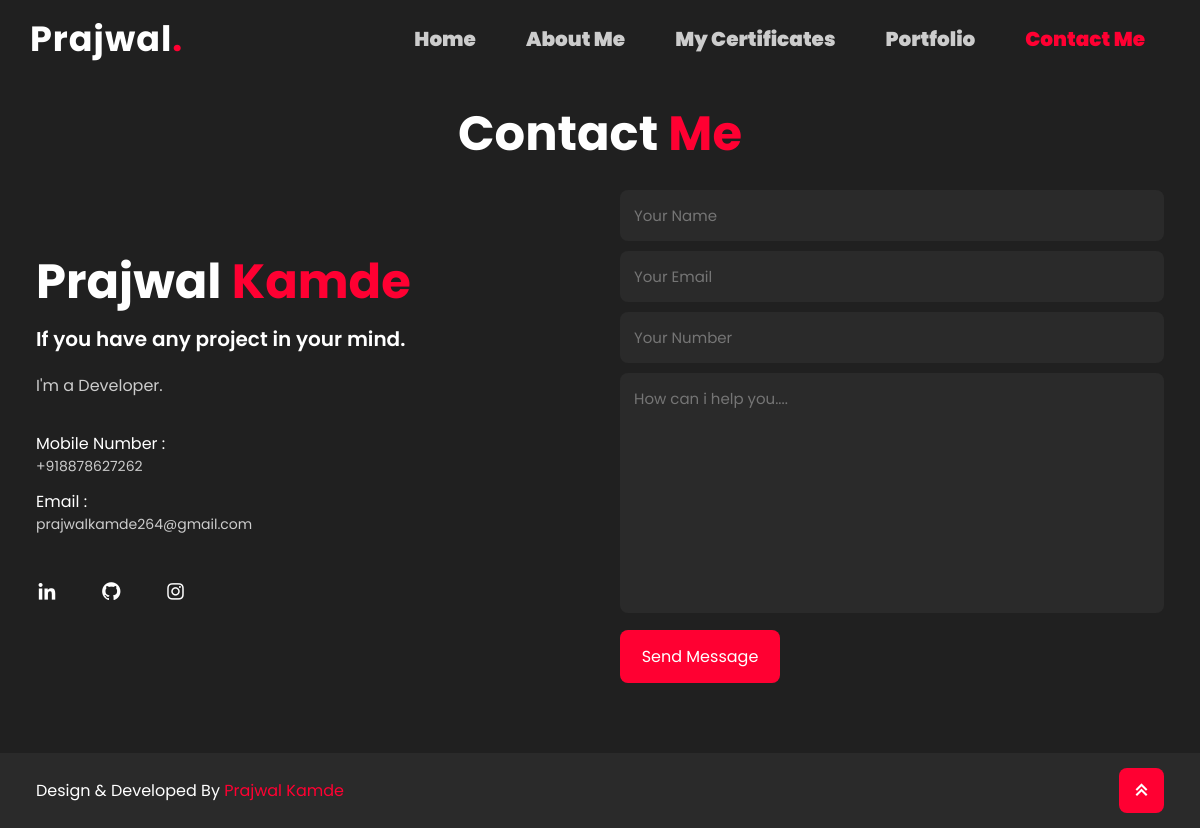
The app's page /contact with its own data.
### App/models.py (models this page shows, shortened)
class Template(models.Model):
    logo = models.CharField(max_length=50)
    full_name = models.CharField(max_length=100)
    phone = models.IntegerField()
    email = models.EmailField(max_length=254)
    footer = models.CharField(max_length=50, null=True, default="Design By ")
    footer_hero = models.CharField(max_length=50, null=True, default=full_name)
    date = models.DateField(auto_now_add=True)
    class Meta:
        verbose_name = ("Template")
        verbose_name_plural = ("Templates")

class Social(models.Model):
    name = models.CharField(max_length=50)
    icon = models.CharField(max_length=100)
    link = models.CharField(max_length=300)
    class Meta:
        verbose_name = ("Social")
        verbose_name_plural = ("Socials")

### App/views.py (the view, shortened to what this page needs)
# urls.py: path("contact",Contact_page,name="contact"),
def Contact_page(request):
    template = Template.objects.last()
    social = Social.objects.all()
    data = {
        'template': template,
        'social' :social,
        'navbar':'page5'
    }
    return render(request, "frontend/contact.html", data)

### templates/frontend/contact.html (shortened to what this page needs)
{% extends "master.html" %}
{% load static %}
{% block body %}
    <section class="contact-page" id="contact">
        <h2 class="page-text">Contact <span>Me</span></h2>
        <div class="contact">
        <div class="contact-text">
            <h2>Prajwal <span>Kamde</span></h2>
            <h4>If you have any project in your mind.</h4>
            <p>I'm a Developer.</p>
            <div class="list">
                <li>Mobile Number : <a href="tel:">+91{{template.phone}}</a></li>
                <li>Email : <a href="https://mail.google.com" target="_blank">{{template.email}}</a></li>
            </div>
            <div class="contact-icons">
                {% for i in social %}
                <a href="{{i.link}}" target="_blank"><i class='{{i.icon}}'></i></a>
                {% endfor %}
            </div>
        </div>
        <div class="contact-form">
                <form action="{% url 'contact' %}" method="POST">
                <input type="text"  name="name" id="name" placeholder="Your Name " required>
                <input type="email" name="email" id="email" placeholder="Your Email" required>
                <input type="number" name="phone" id="phone" placeholder="Your Number" required>
                <textarea name="message" id="message" cols="35" rows="10" placeholder="How can i help you...." required></textarea>
                <input type="submit" value="Send Message" class="submit" required>
            </form>
        </div>
    </div>
    </section>
   {% endblock body %}

### templates/master.html (shortened to what this page needs)
<!DOCTYPE html>
<html lang="en" >
    {% load static %}
<head>
    <link rel="stylesheet" href="{% static 'includes/css/main.css' %}">
    <link rel="stylesheet" href="{% static 'includes/css/style.css' %}">
    <link rel="stylesheet" href="{% static 'includes/css/responsive.css' %}">
    <link rel="stylesheet" href="{% static 'includes/css/lightbox.min.css' %}">
    <link rel="stylesheet"href="https://unpkg.com/boxicons@latest/css/boxicons.min.css">
</head>
<body>
    <header>
        <a href="{% url 'home' %}" class="logo">{{template.logo}}<span>.</span></a>
        <ul class="navlist">
            <li><a href="{% url 'home' %}" class="{% if navbar == 'page1' %} active {% endif%}">Home</a></li>
            <li><a href="{% url 'about' %}" class="{% if navbar == 'page2' %} active {% endif%}" >About Me</a></li>
            <li><a href="{% url 'certificate' %}" class="{% if navbar == 'page3' %} active {% endif%}">My Certificates</a></li>
            <li><a href="{% url 'portfolio' %}" class="{% if navbar == 'page4' %} active {% endif%}">Portfolio</a></li>
            <li><a href="{% url 'contact' %}" class="{% if navbar == 'page5' %} active {% endif%}">Contact Me</a></li>
        </ul>
    </header>
    {% block body %}
    {% endblock body %}
 <footer class="footer">
    <div class="last-text">
        <p>{{template.footer}} <span >{{template.full_name}}</span></p>
    </div>
    <div class="top">
        <a href="#home"><i class='bx bx-chevrons-up'></i></a>
    </div>
</footer>
</body>
</html>

### static/includes/css/main.css (style rules this page uses)
* { padding: 0; margin: 0; box-sizing: border-box; text-decoration: none; list-style: none; scroll-behavior: smooth; font-family: 'Poppins', sans-serif; }
:root { --bg-color:#2a2a2a; --second-bg-color:#202020; --text-color:#fff; --second-color:#ccc; --main-color:#FF0032; --big-font:5rem; --h2-font:3rem; --p-font:1.1rem; }
html { scroll-behavior: smooth; }
body { background: var(--bg-color); color: var(--text-color); }

### static/includes/css/style.css (style rules this page uses)
header { position: fixed; width: 100%; top: 0; right: 0; z-index: 1000; display: flex; justify-content: space-between; align-items: center; background: transparent; padding: 22px 15%; border-bottom: 1px solid transparent; transition: all .45s ease; }
.logo { color: var(--text-color); font-size: 35px; font-weight: 700; letter-spacing: 1px; }
span { color: var(--main-color); }
.navlist { display: flex; }
.navlist a { color: var(--second-color); font-size: 20px; font-weight: 900; margin: 0 25px; transition: all .45s ease; }
.navlist a.active { color: var(--main-color); }
section { padding: 160px 15%; }
.contact { background: var(--second-bg-color); display: grid; grid-template-columns: repeat(2,1fr); align-items: center; gap: 2.5rem; }
.contact-text h4 { color: var(--text-color); margin: 18px 0; font-size: 20px; font-weight: 600; }
.contact-text h2 { font-size: var(--h2-font); line-height: 1; }
.contact-text p { color: var(--second-color); font-size: var(--p-text); line-height: 1.8; margin-bottom: 30px; }
.list { margin-bottom: 2.8rem; }
.list li { margin-bottom: 12px; }
.list li a { display: block; color: var(--second-color); font-size: 14px; transition: all .45s ease; }
.contact-icons i { height: 45px; width: 45px; color: var(--text-color); font-size: 22px; display: inline-block; align-items: center; justify-content: center; border-radius: 8px; margin-right: 15px; transition: all .45s ease; }
.contact-form form { position: relative; }
.contact-form form input, form textarea { width: 100%; padding: 14px; background: var(--bg-color); color: var(--text-color); border: none; outline: none; font-size: 15px; border-radius: 8px; margin-bottom: 10px; }
.contact-form textarea { resize: none; height: 240px; }
.contact-form .submit { display: inline-block; font-size: 16px; background: var(--main-color); color: var(--text-color); width: 160px; transition: all .45s ease; }
.footer { padding: 20px 15%; display: flex; flex-wrap: wrap; align-items: center; justify-content: space-between; gap: 2rem; background: var(--bg-color); }
.last-text p { color: var(--text-color); }
.top i { padding: 10px; border-radius: 8px; font-size: 25px; color: var(--text-color); background: var(--main-color); }
.contact-page { background: var(--second-bg-color); }
.contact-page .page-text { font-size: var(--h2-font); line-height: 1; text-align: center; margin-bottom: 2rem; }

### static/includes/css/responsive.css (style rules this page uses)
@media (max-width: 1480px) { header { padding: 12px 2.5%; transition: .1s; } }
@media (max-width: 1480px) { section { padding: 110px 3% 60px; } }
@media (max-width: 1480px) { .footer { padding: 15px 3%; } }

### records on screen
Template: logo "Prajwal", phone "8878627262", email "prajwalkamde264@gmail.com", footer "Design & Developed By", full_name "Prajwal Kamde"
